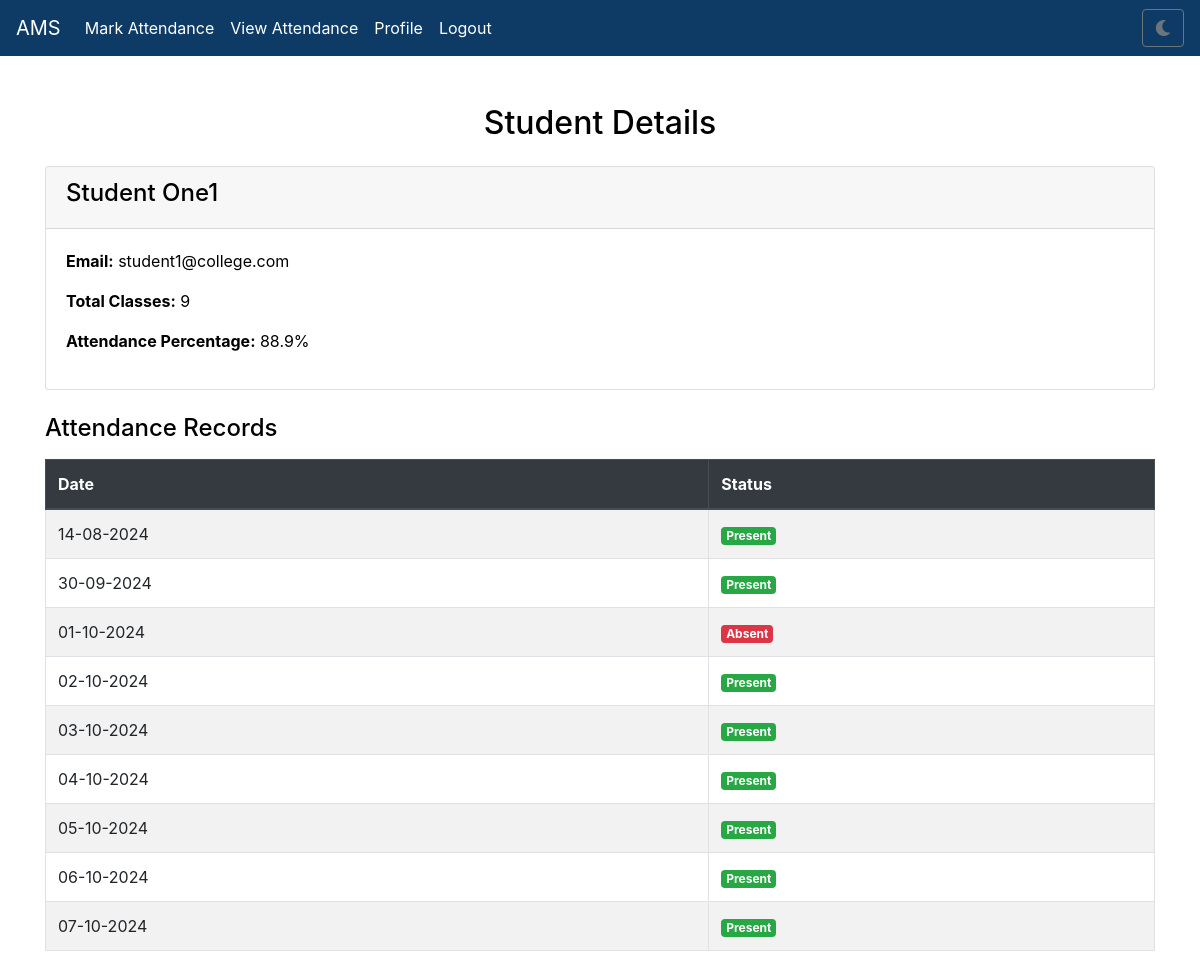
The app's page /student/1 (signed in), older data.
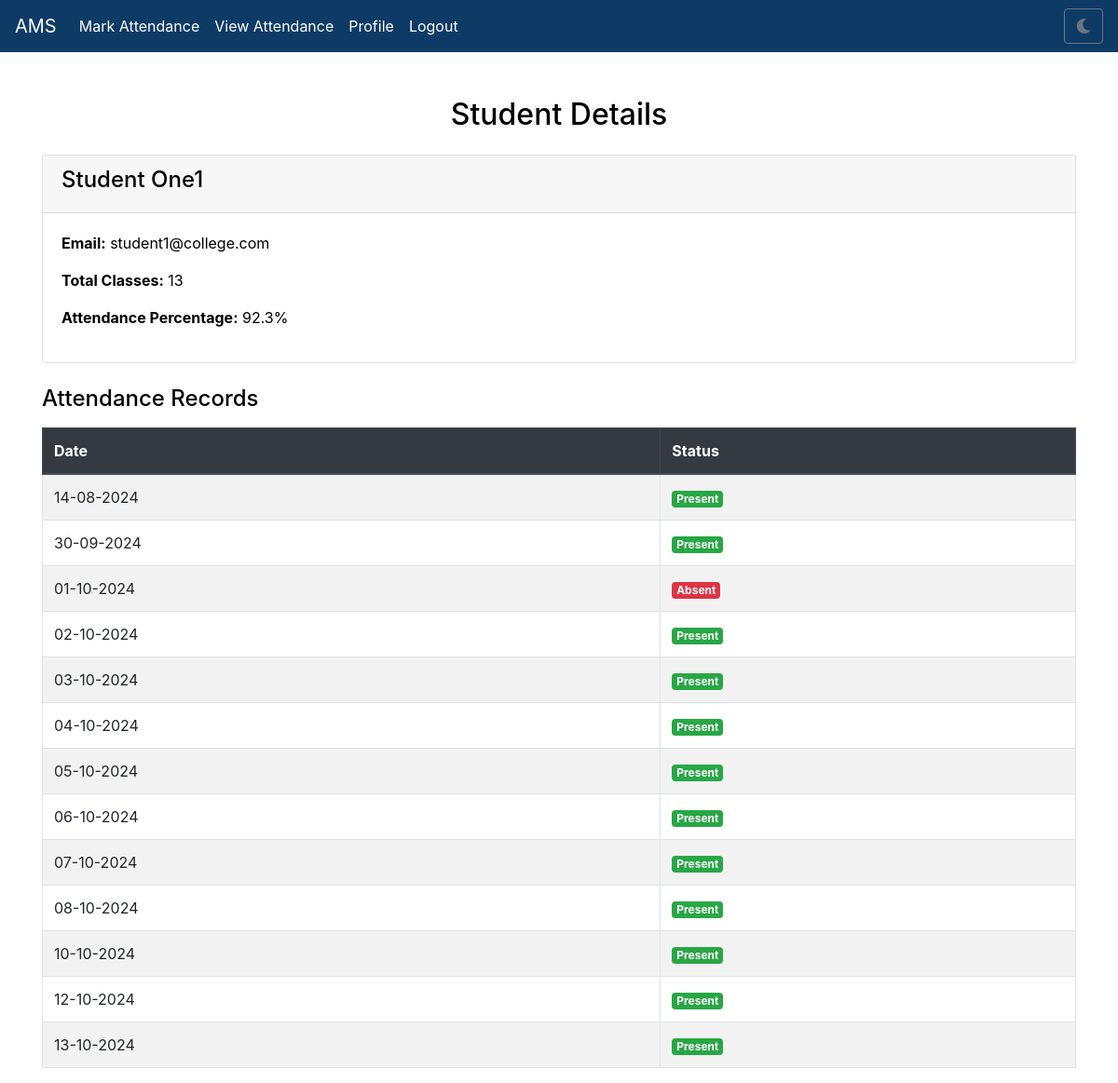
The same page, newer data.
### app.py (models this page shows)
class Attendance(db.Model):
    id = db.Column(db.Integer, primary_key=True)
    student_id = db.Column(db.Integer, db.ForeignKey('student.id'), nullable=False)
    date = db.Column(db.Date, nullable=False)
    status = db.Column(db.String(10), nullable=False)  # 'Present' or 'Absent'

### app.py (the view)
@app.route('/student/<int:student_id>')
@login_required
def student_details(student_id):
    try:
        student = Student.query.get_or_404(student_id)
        attendance_records = Attendance.query.filter_by(student_id=student.id).order_by(Attendance.date).all()
        total_classes = Attendance.query.with_entities(Attendance.date).distinct().count()
        present_days = Attendance.query.filter_by(student_id=student.id, status='Present').count()
        percentage = (present_days / total_classes * 100) if total_classes > 0 else 0
        return render_template(
            'student_details.html',
            student=student,
            records=attendance_records,
            percentage=percentage,
            show_navbar=True
        )
    except Exception as e:
        logging.error(f"Error in /student/<student_id>: {e}")
        flash('An unexpected error occurred.', 'danger')
        return redirect(url_for('view_attendance'))

### app.py (called while the page is built)
@app.context_processor
def inject_csrf_token():
    return dict(csrf_token=generate_csrf())

@login_manager.user_loader
def load_user(user_id):
    return Admin.query.get(int(user_id))

### templates/student_details.html
{% extends 'base.html' %}
{% block content %}
<div class="container mt-5">
    <h2 class="text-center mb-4">Student Details</h2>
    <div class="card mb-4">
        <div class="card-header">
            <h4>{{ student.full_name }}</h4>
        </div>
        <div class="card-body">
            <p><strong>Email:</strong> {{ student.email }}</p>
            <p><strong>Total Classes:</strong> {{ records|length }}</p>
            <p><strong>Attendance Percentage:</strong> {{ "%.1f" % percentage }}%</p>
        </div>
    </div>
    <h4 class="mb-3">Attendance Records</h4>
    <table class="table table-striped table-bordered">
        <thead class="thead-dark">
            <tr>
                <th>Date</th>
                <th>Status</th>
            </tr>
        </thead>
        <tbody>
            {% for record in records %}
            <tr>
                <td>{{ record.date.strftime('%d-%m-%Y') }}</td>
                <td>
                    {% if record.status == 'Present' %}
                        <span class="badge badge-success">Present</span>
                    {% else %}
                        <span class="badge badge-danger">Absent</span>
                    {% endif %}
                </td>
            </tr>
            {% endfor %}
        </tbody>
    </table>
</div>
{% endblock %}

Row changes from the older to the newer data that the page shows:
added Attendance: date "08-10-2024", status "Present"
added Attendance: date "10-10-2024", status "Present"
added Attendance: date "12-10-2024", status "Present"
added Attendance: date "13-10-2024", status "Present"
Text that changed along with them:
{{ records|length }}: "9" → "13"
{{ "%.1f" % percentage }}: "88.9" → "92.3"
